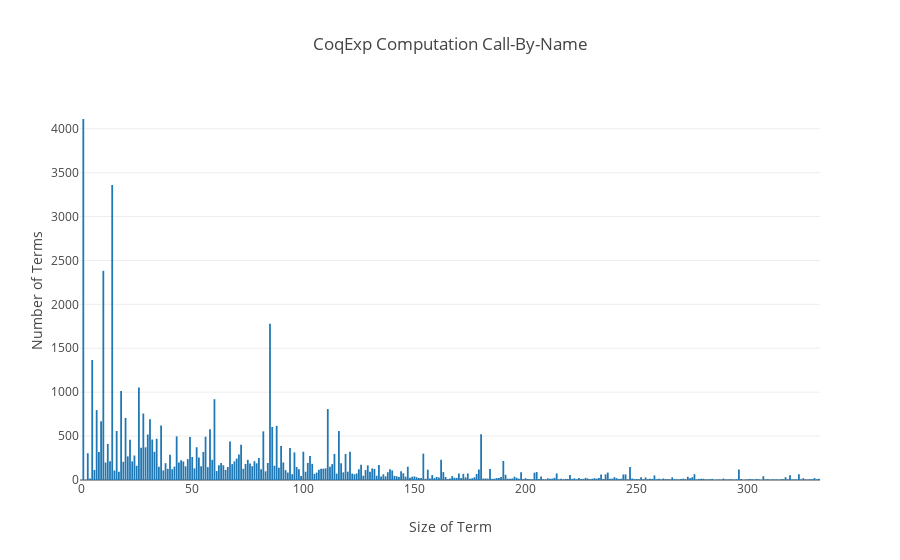

Notebook cell for this chart:
### Code cell
import plotly
import plotly.plotly as py
import plotly.graph_objs as go

hist_nm, maxsize = tactr_stats.coqexp_comp_p('cbname_comp', f_avg=False, f_trunc=True)
print("Maxsize", maxsize)
data = [go.Bar(x=[k for k, v in hist_nm.items()], y=[v for k, v in hist_nm.items()])]

layout = go.Layout(
    title='CoqExp Computation Call-By-Name',
    xaxis=dict(
        title='Size of Term'
    ),
    yaxis=dict(
        title='Number of Terms',
    ),
)
fig = go.Figure(data=data, layout=layout)
plotly.offline.init_notebook_mode(connected=True)
plotly.offline.iplot(fig, filename='coqexp-nm-hist')

### Figure 1 — Plotly figure (JSON) as saved in the notebook; plotly's stock layout.template omitted (floating-point values rounded to 4 significant figures; data arrays with more than 128 entries replaced by an {"elided": "..."} marker saying what was removed)
{"data": [{"type": "bar", "x": {"elided": "333 int values"}, "y": {"elided": "333 int values"}}], "layout": {"title": "CoqExp Computation Call-By-Name", "xaxis": {"title": "Size of Term"}, "yaxis": {"title": "Number of Terms"}}}
